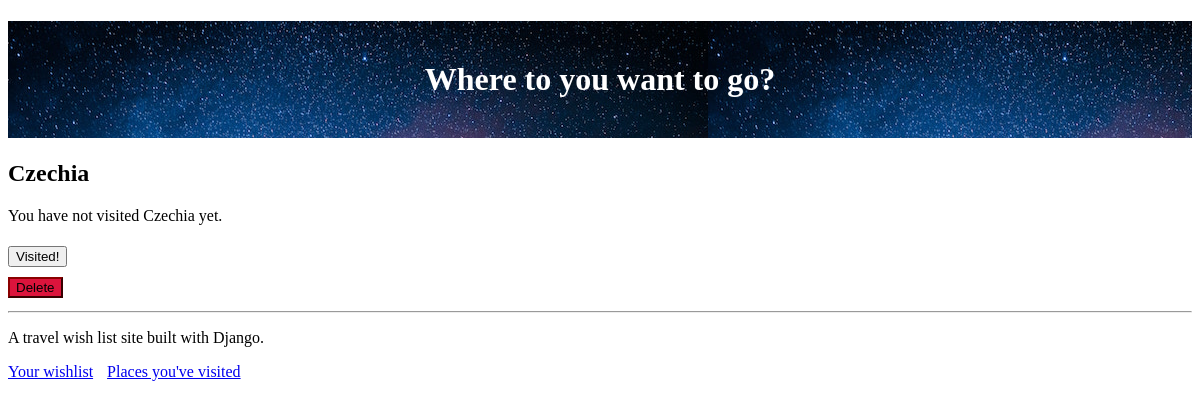
Before: /place/4 (signed in) with the older database file.
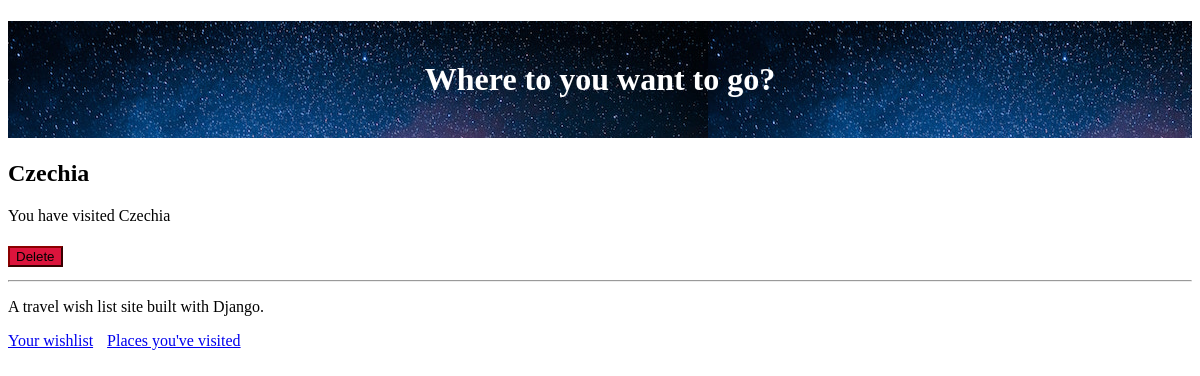
After: the same page with the newer database file.
### travel_wishlist/models.py (models this page shows, shortened)
class Place(models.Model):
    user = models.ForeignKey('auth.User', null=False, on_delete=models.CASCADE)
    name = models.CharField(max_length=200)
    visited = models.BooleanField(default=False)
    notes = models.TextField(blank=True, null=True)  #text field unlimited size(charfiels are limited)
    date_visited = models.DateField(blank=True, null=True)  #null = True means not required
    photo = models.ImageField(upload_to='user_images/', blank=True, null=True)

### travel_wishlist/views.py (the view)
# urls.py: path('place/<int:place_pk>', views.place_detail, name='place_details'), #captures any pk
@login_required
def place_detail(request, place_pk):
    place = get_object_or_404(Place, pk=place_pk)
    return render(request, 'travel_wishlist/place_detail.html',{'place': place} )

### travel_wishlist/templates/travel_wishlist/place_detail.html (shortened to what this page needs)
{% extends 'travel_wishlist/base.html' %}
{% load static %}
{% block content %}
<h2>{{place.name }}</h2>
{% if place.visited %}
    <p>You have visited {{ place.name }}</p>
{% else %}
    <p>You have not visited {{ place.name }} yet.</p>
    <form action="{% url 'place_was_visited' place.pk %}" method="POST">
        <button type="submit" class="visited">Visited!</button>
    </form>
{% endif %}
<form action="{% url 'delete_place' place.pk %}" method="POST">
    <button type=submit class="delete">Delete</button>
</form>
{% endblock %}

Changed rows visible on the page:
changed Place "Czechia": visited False → True (drawn)
Other visible differences:
text no longer shown: "You have not visited yet. Visited!"
text now shown: "You have visited"
